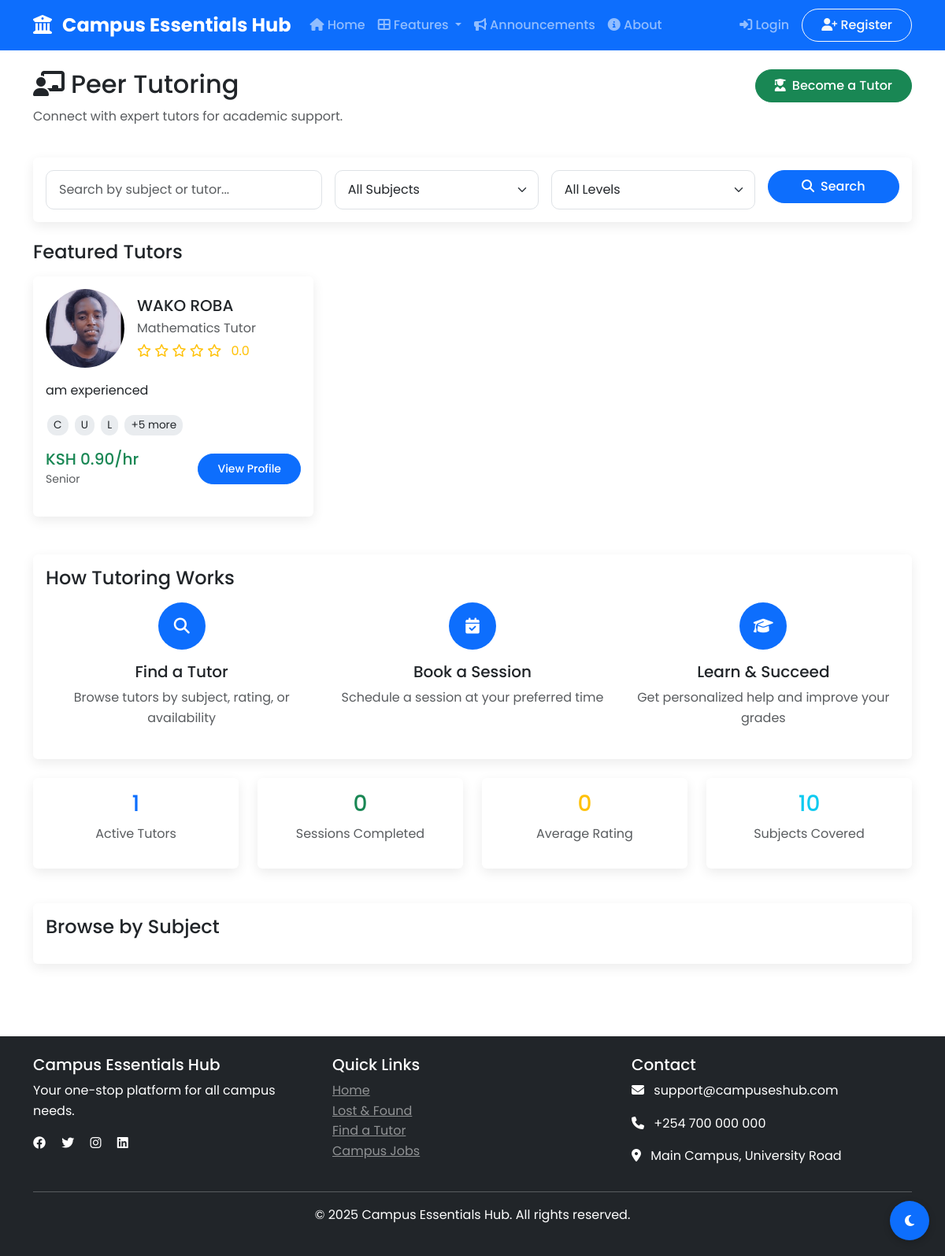
The app's page /tutoring/ with its own data.
### tutoring/models.py (models this page shows, shortened)
class Tutor(models.Model):
    SUBJECT_CHOICES = (
        ('programming', 'Programming'),
        ('mathematics', 'Mathematics'),
        ('physics', 'Physics'),
        ('chemistry', 'Chemistry'),
        ('biology', 'Biology'),
        ('business', 'Business'),
        ('engineering', 'Engineering'),
        ('languages', 'Languages'),
        ('arts', 'Arts & Humanities'),
        ('other', 'Other'),
    )
    LEVEL_CHOICES = (
        ('freshman', 'Freshman'),
        ('sophomore', 'Sophomore'),
        ('junior', 'Junior'),
        ('senior', 'Senior'),
        ('graduate', 'Graduate'),
    )
    user = models.OneToOneField(CustomUser, on_delete=models.CASCADE, related_name='tutor_profile')
    subjects = models.CharField(max_length=200)  # comma-separated list
    primary_subject = models.CharField(max_length=50, choices=SUBJECT_CHOICES)
    year_of_study = models.CharField(max_length=20, choices=LEVEL_CHOICES)
    hourly_rate = models.DecimalField(max_digits=6, decimal_places=2)
    bio = models.TextField()
    qualifications = models.TextField()
    availability = models.TextField()
    rating = models.DecimalField(max_digits=3, decimal_places=2, default=0.0)
    total_sessions = models.IntegerField(default=0)
    is_available = models.BooleanField(default=True)
    qr_code = models.ImageField(upload_to='qr_codes/', blank=True)
    created_at = models.DateTimeField(default=timezone.now)

### accounts/models.py (models this page shows, shortened)
class CustomUser(AbstractUser):
    USER_TYPE_CHOICES = (
        ('student', 'Student'),
        ('tutor', 'Tutor'),
        ('service_provider', 'Service Provider'),
        ('admin', 'Administrator'),
    )
    email = models.EmailField(unique=True)
    phone_number = models.CharField(max_length=15, blank=True)
    student_id = models.CharField(max_length=20, blank=True)
    university = models.CharField(max_length=200, blank=True)
    course = models.CharField(max_length=100, blank=True)
    year_of_study = models.IntegerField(blank=True, null=True)
    user_type = models.CharField(max_length=20, choices=USER_TYPE_CHOICES, default='student')
    profile_picture = models.ImageField(upload_to='profile_pics/', blank=True)
    bio = models.TextField(blank=True)
    points = models.IntegerField(default=0)
    is_verified = models.BooleanField(default=False)
    verification_code = models.CharField(max_length=6, blank=True)
    dark_mode = models.BooleanField(default=False)
    location = models.CharField(max_length=200, blank=True)
    created_at = models.DateTimeField(default=timezone.now)
    updated_at = models.DateTimeField(auto_now=True)
    class Meta:
        ordering = ['-date_joined']

### tutoring/views.py (the view)
# urls.py: path('', views.tutor_list, name='tutors'),
def tutor_list(request):
    tutors = Tutor.objects.filter(is_available=True).order_by('-rating')
    subject = request.GET.get('subject', '')
    level = request.GET.get('level', '')
    if subject:
        tutors = tutors.filter(primary_subject=subject)
    if level:
        tutors = tutors.filter(year_of_study=level)
    avg_rating = tutors.aggregate(avg_rating=Avg('rating'))['avg_rating'] or 0
    stats = {
        'total_tutors': tutors.count(),
        'average_rating': round(avg_rating, 2),
        'total_sessions': Session.objects.count(),
        'subjects_covered': len(Tutor.SUBJECT_CHOICES),
    }
    return render(request, 'tutoring/tutors.html', {
        'tutors': tutors,
        'stats': stats,
    })

### core/context_processors.py (called while the page is built)
def notification_count(request):
    if request.user.is_authenticated:
        unread_count = Notification.objects.filter(user=request.user, is_read=False).count()
        return {'notification_count': unread_count}
    return {'notification_count': 0}

def theme_preference(request):
    if request.user.is_authenticated:
        theme = 'dark' if request.user.dark_mode else 'light'
        return {'theme': theme}
    return {'theme': 'light'}

### tutoring/templates/tutoring/tutors.html (shortened to what this page needs)
{% extends 'core/base.html' %}
{% load static %}
{% block content %}
<div class="row mb-4">
    <div class="col-md-8">
        <h2><i class="fas fa-chalkboard-teacher me-2"></i>Peer Tutoring</h2>
        <p class="text-muted">Connect with expert tutors for academic support.</p>
    </div>
    <div class="col-md-4 text-end">
        <a href="{% url 'tutoring:become_tutor' %}" class="btn btn-success">
            <i class="fas fa-user-graduate me-2"></i>Become a Tutor
        </a>
    </div>
</div>
<div class="card mb-4">
    <div class="card-body">
        <div class="row g-3">
            <div class="col-md-4">
                <input type="text" class="form-control" id="searchInput" placeholder="Search by subject or tutor...">
            </div>
            <div class="col-md-3">
                <select class="form-select" id="subjectFilter">
                    <option value="">All Subjects</option>
                </select>
            </div>
            <div class="col-md-3">
                <select class="form-select" id="levelFilter">
                    <option value="">All Levels</option>
                </select>
            </div>
            <div class="col-md-2">
                <button class="btn btn-primary w-100" id="searchButton">
                    <i class="fas fa-search me-2"></i>Search
                </button>
            </div>
        </div>
    </div>
</div>
<div class="row mb-4">
    <div class="col-12">
        <h4 class="mb-3">Featured Tutors</h4>
        <div class="row" id="tutorsContainer">
            {% for tutor in tutors %}
            <div class="col-md-4 mb-4 tutor-item"
                 data-subject="{{ tutor.primary_subject }}"
                 data-level="{{ tutor.year_of_study }}"
                 data-name="{{ tutor.user.username }}"
                 data-rating="{{ tutor.rating }}">
                <div class="card tutor-card h-100">
                    <div class="card-body">
                        <div class="d-flex align-items-center mb-3">
                            {% if tutor.user.profile_picture %}
                            <img src="{{ tutor.user.profile_picture.url }}"
                                 class="rounded-circle tutor-img me-3" alt="{{ tutor.user.username }}">
                            {% else %}
                            <div class="rounded-circle tutor-img me-3 bg-primary d-flex align-items-center justify-content-center text-white">
                                <i class="fas fa-user fa-2x"></i>
                            </div>
                            {% endif %}
                            <div>
                                <h5 class="mb-1">{{ tutor.user.get_full_name|default:tutor.user.username }}</h5>
                                <p class="text-muted mb-1">{{ tutor.get_primary_subject_display }} Tutor</p>
                                <div class="rating-stars">
                                    {% for i in "12345" %}
                                    {% if forloop.counter <= tutor.rating|add:"0"|floatformat:0 %}
                                    <i class="fas fa-star"></i>
                                    {% elif forloop.counter <= tutor.rating|add:"0.5"|floatformat:0 %}
                                    <i class="fas fa-star-half-alt"></i>
                                    {% else %}
                                    <i class="far fa-star"></i>
                                    {% endif %}
                                    {% endfor %}
                                    <span class="ms-2">{{ tutor.rating|floatformat:1 }}</span>
                                </div>
                            </div>
                        </div>
                        <p class="card-text text-truncate-2">{{ tutor.bio|truncatewords:20 }}</p>
                        <div class="mb-3">
                            {% for subject in tutor.subjects|slice:":3" %}
                            <span class="subject-tag">{{ subject }}</span>
                            {% endfor %}
                            {% if tutor.subjects|length > 3 %}
                            <span class="subject-tag">+{{ tutor.subjects|length|add:"-3" }} more</span>
                            {% endif %}
                        </div>
                        <div class="d-flex justify-content-between align-items-center">
                            <div>
                                <h5 class="text-success mb-0">KSH {{ tutor.hourly_rate }}/hr</h5>
                                <small class="text-muted">{{ tutor.get_year_of_study_display }}</small>
                            </div>
                            <a href="{% url 'tutoring:tutor_detail' tutor.id %}" class="btn btn-primary btn-sm">
                                View Profile
                            </a>
                        </div>
                    </div>
                </div>
            </div>
            {% endfor %}
        </div>
    </div>
</div>
<div class="card mb-4">
    <div class="card-body">
        <h4 class="mb-3">How Tutoring Works</h4>
        <div class="row text-center">
            <div class="col-md-4">
                <div class="step mb-4">
                    <div class="step-circle mx-auto mb-3">
                        <i class="fas fa-search fa-lg"></i>
                    </div>
                    <h5>Find a Tutor</h5>
                    <p class="text-muted">Browse tutors by subject, rating, or availability</p>
                </div>
            </div>
            <div class="col-md-4">
                <div class="step mb-4">
                    <div class="step-circle mx-auto mb-3">
                        <i class="fas fa-calendar-check fa-lg"></i>
                    </div>
                    <h5>Book a Session</h5>
                    <p class="text-muted">Schedule a session at your preferred time</p>
                </div>
            </div>
            <div class="col-md-4">
                <div class="step mb-4">
                    <div class="step-circle mx-auto mb-3">
                        <i class="fas fa-graduation-cap fa-lg"></i>
                    </div>
                    <h5>Learn & Succeed</h5>
                    <p class="text-muted">Get personalized help and improve your grades</p>
                </div>
            </div>
        </div>
    </div>
</div>
<div class="row mb-4">
    <div class="col-md-3">
        <div class="card text-center">
            <div class="card-body">
                <h3 class="text-primary">{{ stats.total_tutors }}</h3>
                <p class="text-muted">Active Tutors</p>
            </div>
        </div>
    </div>
    <div class="col-md-3">
        <div class="card text-center">
            <div class="card-body">
                <h3 class="text-success">{{ stats.total_sessions }}</h3>
                <p class="text-muted">Sessions Completed</p>
            </div>
        </div>
    </div>
    <div class="col-md-3">
        <div class="card text-center">
            <div class="card-body">
                <h3 class="text-warning">{{ stats.average_rating }}</h3>
                <p class="text-muted">Average Rating</p>
            </div>
        </div>
    </div>
    <div class="col-md-3">
        <div class="card text-center">
            <div class="card-body">
                <h3 class="text-info">{{ stats.subjects_covered }}</h3>
                <p class="text-muted">Subjects Covered</p>
            </div>
        </div>
    </div>
</div>
<div class="card">
    <div class="card-body">
        <h4 class="mb-3">Browse by Subject</h4>
    </div>
</div>
{% endblock %}

### static/css/style.css (style rules this page uses)
:root { --primary-color: #0d6efd; --secondary-color: #6c757d; --success-color: #198754; --danger-color: #dc3545; --warning-color: #ffc107; --info-color: #0dcaf0; --light-color: #f8f9fa; --dark-color: #212529; }
body { font-family: 'Poppins', sans-serif; line-height: 1.6; }
.card { border: none; box-shadow: 0 5px 15px rgba(0,0,0,0.08); transition: transform 0.3s; margin-bottom: 20px; }
.btn { border-radius: 25px; padding: 0.5rem 1.5rem; font-weight: 500; transition: all 0.3s; }
.form-control, .form-select { border-radius: 10px; padding: 0.75rem 1rem; border: 1px solid #dee2e6; }
.step-circle { width: 60px; height: 60px; background: var(--primary-color); color: white; border-radius: 50%; display: flex; align-items: center; justify-content: center; font-weight: bold; }

### tutoring/templates/tutoring/tutors.html (style rules this page uses)
.tutor-card { transition: transform 0.3s; }
.tutor-img { width: 100px; height: 100px; object-fit: cover; }
.rating-stars { color: #ffc107; }
.subject-tag { display: inline-block; background: #e9ecef; padding: 2px 8px; border-radius: 12px; font-size: 0.85rem; margin: 2px; }

### records on screen
Tutor: user.profile_picture (picture), user.get_full_name "WAKO ROBA", primary_subject "Mathematics", rating "0.0", bio "am experienced", subjects "C" "U" "L", subjects|length "5", hourly_rate "0.90", year_of_study "Senior"

### other values on screen
{{ stats.total_tutors }} "1"
{{ stats.total_sessions }} "0"
{{ stats.average_rating }} "0"
{{ stats.subjects_covered }} "10"
